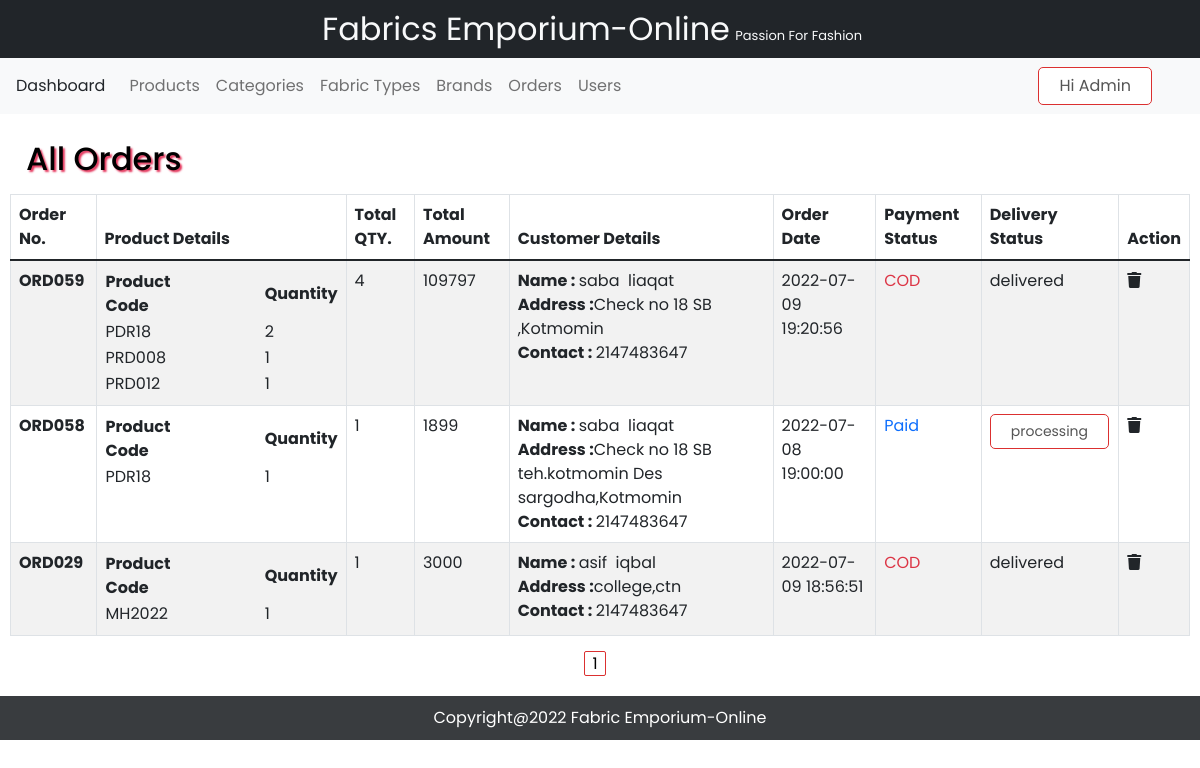
The page /admin/orders.php on the database its author committed.
### tables this page shows
CREATE TABLE `order` (
  `orderNumber` int(20) NOT NULL,
  `productCode` varchar(255) NOT NULL,
  `qty` varchar(255) NOT NULL,
  `totalQty` varchar(20) NOT NULL,
  `totalAmount` int(50) NOT NULL,
  `firstName` varchar(30) NOT NULL,
  `lastName` varchar(30) NOT NULL,
  `address` varchar(100) NOT NULL,
  `city` varchar(25) NOT NULL,
  `phoneNumber` int(11) NOT NULL,
  `orderDate` timestamp NOT NULL DEFAULT current_timestamp() ON UPDATE current_timestamp(),
  `paymentStatus` tinyint(4) NOT NULL,
  `delivery` tinyint(4) NOT NULL
);

### admin/orders.php (the view, shortened to what this page needs)
<?php
include 'header.php'; ?>
<div class="admin-content-container ">
<h2 class="admin-heading ms-3">All Orders</h2>
<?php
include "config.php";
    $limit = 20;
      if(isset($_GET['page'])){
          $page = $_GET['page'];
        }else{
          $page = 1;
         }
        $offset = ($page - 1) * $limit;
          $sql = "SELECT * FROM `order` ORDER BY orderNumber DESC LIMIT {$offset},{$limit}";
        $result = mysqli_query($conn, $sql) or die("Query Failed.");
          if(mysqli_num_rows($result) > 0){  ?>
<table class="table table-striped table-hover table-bordered mt-3 fs-0">
    <thead>
      <th>Order No.</th>
      <th width="250px">Product Details</th>
      <th>Total QTY.</th>
      <th>Total Amount</th>
      <th>Customer Details</th>
      <th>Order Date</th>
      <th>Payment Status</th>
      <th>Delivery Status</th>
      <th>Action</th>
    </thead>
    <tbody>
      <tr>
        <?php   while($row = mysqli_fetch_assoc($result)) {
            $proCodeString = $row['productCode'];
            $proQtyString = $row['qty'];
            $proCodeArray  = explode(",",$proCodeString);
            $proQtyArray  = explode(",",$proQtyString);  ?>
            <td><b>ORD0<?php echo $row['orderNumber'];?></b></td>
            <td>
              <table>
                <thead>
                  <th class="pe-5">Product Code </th>
                  <th class="pe-0">Quantity</th>
                </thead>
                <tbody>
                  <tr>
                  <?php $arraylength = count($proCodeArray);
                    for($i=0; $i < $arraylength;$i++) {  ?>
                      <td><?php echo $proCodeArray[$i] ;?></td>
                      <td><?php echo $proQtyArray[$i];?></td>
                        </tr> <?php }?>
                </tbody>
                </table>
            </td>
            <td><?php echo $row['totalQty'];?></td>
            <td><?php echo $row['totalAmount'];?></td>
            <td><b>Name : </b><?php echo $row['firstName'];?> &nbsp<?php echo $row['lastName'];?><br><b>Address :</b><?php echo $row['address'];?>,<?php echo $row['city'];?><br><b>Contact : </b><?php echo $row['phoneNumber'];?><br>
            </td>
            <td><?php echo $row['orderDate'];?></td>
            <td><?php
                if($row['paymentStatus'] == '1'){
                          echo '<span class="text-primary">Paid</span>';
                      }else{
                          echo '<span class="text-danger">COD</span>';
                        }  ?>
            </td>
            <td>
            <?php
              if($row['delivery'] == '0'){
                            echo '<a class="btn btn-sm" href="orderStatus.php?id='.$row['orderNumber'] .'&delivery=0" >processing</a>';
                      } else{
                          echo 'delivered';
                      }?>
            </td>
            <td>
                <a class=" btn-xs delete_user" href="delete_order.php?id=<?php echo $row['orderNumber'];?>"><i class="fa fa-trash text-dark"></i></a>
            </td>
            <?php } ?>
</div>
<?php
  }else {
       echo "<h3>No Results Found.</h3>";
    }
    $sql1 = "SELECT * FROM `order`";
    $result1 = mysqli_query($conn, $sql1) or die("Query Failed.");
    if(mysqli_num_rows($result1) > 0){
      $total_records = mysqli_num_rows($result1);
      $total_page = ceil($total_records / $limit);
      echo '<ul class="pagination admin-pagination">';
    for($i = 1; $i <= $total_page; $i++){
    if($i == $page){
        $active = "active";
          }else{
            $active = "";
          }
            echo '<li class="'.$active.'"><a href="orders.php?page='.$i.'">'.$i.'</a></li>';
        }
        echo '</ul>';
    } ?>
  </div>
<?php
    include 'footer.php';

### css/style.css (style rules this page uses)
:root { --lg-font: 'Kaisei Tokumin', serif; --sm-font: 'Poppins', sans-serif; --pink: #e5345b; --white:white; }
body { font-family: var(--sm-font); }
.btn:not(.nav-btns button) { background-color: #fff; color: rgb(85, 85, 85); padding: 6px 20px; border-color: var(--pink); border-radius: 5px; border: 1px solid rgb(219, 48, 48); }
.admin-heading { color:black; text-shadow: 2px 2px 2px var(--pink); box-sizing: border-box; padding-top: 6px; padding-bottom: 0; }
.pagination { display: block; text-align: center; margin: 0; text-decoration: none; }
.pagination li { display:inline-block; margin: 0 10px 0 0; }
.pagination li a { margin: 3px 0px; padding: 0px 7px; border-color: var(--pink); border-radius: 2px; border: 1px solid rgb(219, 48, 48); background:white; color:black; }
a { text-decoration: none; }

### rows shown on the page
order: orderNumber "59", productCode "PDR18", qty "2", productCode "PRD008", qty "1", productCode "PRD012", totalQty "4", totalAmount "109797", firstName "saba", lastName "liaqat", address "Check no 18 SB", city "Kotmomin", phoneNumber "2147483647", orderDate "2022-07-09 19:20:56", paymentStatus "COD", delivery "delivered"
order: orderNumber "58", productCode "PDR18", qty "1", totalQty "1", totalAmount "1899", firstName "saba", lastName "liaqat", address "Check no 18 SB teh.kotmomin Des sargodha", city "Kotmomin", phoneNumber "2147483647", orderDate "2022-07-08 19:00:00", paymentStatus "Paid"
order: orderNumber "29", productCode "MH2022", qty "1", totalQty "1", totalAmount "3000", firstName "asif", lastName "iqbal", address "college", city "ctn", phoneNumber "2147483647", orderDate "2022-07-09 18:56:51", paymentStatus "COD", delivery "delivered"
